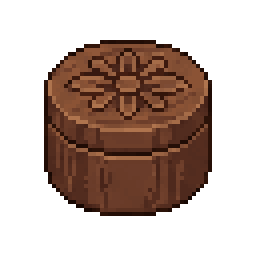
#> input picture lmewimg/item/丁香粉.png, 64 x 64 px (shown 4 times larger)
$ python -i gen_restaurant_patrons.py   (imports and definitions only)
#> lines starting #> are read from the running program, lines starting #| are printed output that depends on the picture
# -*- coding: utf-8 -*-
"""食客立绘 · 出图 + 交付（规格：`docs/ui-pixel/食客立绘_出图提示词.md`）。

规格要点（§1/§2）：
  · 512×512，人物占高约 460~480px，正面站立、手拿小食/茶杯；
  · **纯洋红 #FF00FF 平涂底**（要一键抠底，且不能和白衣服打架）；
  · 像素风、16~24 色、单一主光；禁止大件厨具 / 多人物 / 文字 / 白底。

两处关键实现（都不是照抄提示词能解决的）：

1. **洋红必须留在「精确的 #FF00FF」上。** 交付前要量化到 16~24 色，量化会把洋红挪成
   邻近色（比如 #F20BF2），下游键控的阈值一旦卡死就会漏边。所以量化之后**再按颜色距离
   把洋红吸回精确值**，保证交付的底是干净的。

2. **「封闭的洋红/白块」要出图这一侧就查。** 规格 §4 自己写了上次的坑：道具与白衣服同色，
   抠不干净。判据很干脆：**从画布边框能走到的洋红才是背景**，走不到的洋红块 = 人物身上
   被包住的洞（抠完会在人物身上留一块洋红）。这条比肉眼可靠，所以当硬闸门。

出图按 1024×1024 出、再降到 512×512：直接要 512 模型会画得太平滑，降一半既有像素感、
又正好落在规格的人物占高（92% × 512 ≈ 471px）。

用法：
  python scripts/dev/gen_restaurant_patrons.py --dry-run    # 列出计划，不发请求
  python scripts/dev/gen_restaurant_patrons.py              # 出图（已存在的跳过）
  python scripts/dev/gen_restaurant_patrons.py --only 1,4   # 只出第 1、4 个
环境变量：AIDJ_API_KEY
"""
import argparse
import importlib.util
import io
import re
import sys
import time
from concurrent.futures import ThreadPoolExecutor, as_completed
from pathlib import Path

from PIL import Image, ImageDraw

HERE = Path(__file__).resolve().parent
ROOT = HERE.parent.parent
SPEC_MD = ROOT / "docs" / "ui-pixel" / "食客立绘_出图提示词.md"
RAW_DIR = ROOT / "docs" / "ui-pixel" / "restaurant" / "patrons-raw"
OUT_DIR = ROOT / "public" / "images" / "restaurant" / "patrons"

EXPORT = 512
REQUEST = "1024x1024"        # 出大图再降一半（见模块说明）
COLORS = 24                  # 规格：16~24 色
MAGENTA = (255, 0, 255)
MAGENTA_TOL = 150            # 量化后把「离洋红足够近」的像素吸回精确洋红（曼哈顿距离）
WORKERS = 3                  # 5 会把上游打满
RETRIES = 4

# ── 头身比：用户看第一版就说「都太大头娃娃了」 ────────────────────────────────
# 这套项目里**同一个坑踩过第二次了**（敌绘那 248 张，见记忆 lmew-enemy-sprite-workflow）：
# 模型默认往 chibi 走，而且**结尾补一句「six to seven heads tall」不管用** —— 早期 token 权重更高。
# 所以这里把修正句插在**开头**（紧跟 "standing idle pose,"），并同时：
#   · 要求「两条腿都完整可见、腿比躯干长」（只写身高没用：模型会把身体缩短而不是加长腿）；
#   · 负向词里加上 dwarf / bobblehead / oversized head 一整套。
# 另外规格模板里的 "cute" 本身就是 chibi 的推手，替换掉。
PROPORTION_ADULT = (
    "FULL ADULT PROPORTIONS: about six to seven heads tall, realistic build, a proper neck, "
    "BOTH LEGS FULLY VISIBLE and longer than the torso, head no larger than one sixth of the "
    "total figure height"
)
# 规格 §3 里确有小孩与少女，这两种要**真儿童比例**（4~5 头身），而不是 bobblehead
PROPORTION_CHILD = (
    "A REAL CHILD'S PROPORTIONS: about four to five heads tall, a proper neck, BOTH LEGS FULLY "
    "VISIBLE, head no larger than one quarter of the total figure height - a normal child, "
    "NOT a chibi and NOT a bobblehead"
)
PROPORTION_NEG = (
    "chibi, super-deformed, bobblehead, oversized head, huge head, big head, doll proportions, "
    "dwarf, stubby body, short legs, legs shorter than the torso, no neck, toddler proportions, "
    "mascot proportions"
)

# §3 的装扮清单：1~10 各一个，11~20 是「同款换发色/配色」（规格明说这也算新人物）
# 第三项 True = 真儿童（用儿童比例），False = 成人
VARIANTS = [
    ("elderly-man", False, "an elderly man in a plain cloth robe and a woven bamboo hat, holding a teacup"),
    ("elderly-woman", False, "an elderly woman in a front-buttoned jacket and apron, carrying a small vegetable basket"),
    ("young-woman", False, "a young woman in a plain long dress with a hairpin, holding a small bowl"),
    ("girl", True, "a young girl in a short jacket with her hair in two buns, holding a candied hawthorn skewer"),
    ("sturdy-man", False, "a sturdy middle-aged man in a short work jacket with a sweat towel around his neck"),
    ("scholar", False, "a scholar in a long robe holding a closed folding fan"),
    ("merchant", False, "a merchant in a round-collar robe holding a small abacus"),
    ("child", True, "a small child in children's clothes hugging a steamed bun"),
    ("porter", False, "a porter in a sleeveless vest with a carrying pole resting on one shoulder"),
    ("honoured-guest", False, "a wealthy honoured guest in a brocade outer robe with a jade pendant"),
    ("elderly-man-2", False, "an elderly man with grey hair and a beard, in a dark blue cloth robe, holding a teacup"),
    ("elderly-woman-2", False, "an elderly woman with silver hair in a rust-red jacket, carrying a basket of greens"),
    ("young-woman-2", False, "a young woman with black hair in a green long dress, holding a small porcelain bowl"),
    ("girl-2", True, "a young girl with brown hair in two buns and a pink short jacket, holding a candied skewer"),
    ("sturdy-man-2", False, "a broad middle-aged man in a brown short jacket and headband, arms relaxed"),
    ("scholar-2", False, "a young scholar in a pale grey long robe holding an open folding fan"),
    ("merchant-2", False, "a plump merchant in a purple round-collar robe counting on a small abacus"),
    ("child-2", True, "a small child with a shaved head in yellow children's clothes holding a steamed bun"),
    ("porter-2", False, "a wiry porter in a dark vest with a carrying pole, a straw hat on his back"),
    ("honoured-guest-2", False, "a dignified guest in a deep green brocade robe with a jade pendant, holding a teacup"),
]

_spec = importlib.util.spec_from_file_location("gen", HERE / "gen_pixel_food_assets.py")
gen = importlib.util.module_from_spec(_spec)
# [1 line not run here, left out]


# [27 lines left out: functions load_template, build_prompt, not called in this run]


def is_magenta(c, tol=40):
    """是否算洋红。🔴 三个通道都要减对目标值：洋红是 (255,0,255)，写成 |r-255|+|g|+|b|
    会把 B 漏掉，于是**精确洋红本身**都判为「不是洋红」（第一版就踩了，边框占比报 0.000）。"""
    return abs(c[0] - MAGENTA[0]) + abs(c[1] - MAGENTA[1]) + abs(c[2] - MAGENTA[2]) <= tol


def snap_magenta(img):
    """把「离洋红足够近」的像素吸回精确 #FF00FF。

    量化会把洋红挪成邻近色；下游按固定阈值键控时这就是漏边的来源。
    另外把近白像素也报出来（规格禁止白底，且白衣服和白底同色是上次翻车的点）。
    """
    px = img.load()
    w, h = img.size
    snapped = 0
    for y in range(h):
        for x in range(w):
            r, g, b = px[x, y][:3]
            if abs(r - MAGENTA[0]) + abs(g - MAGENTA[1]) + abs(b - MAGENTA[2]) <= MAGENTA_TOL:
                px[x, y] = MAGENTA + (255,)
                snapped += 1
    return snapped


# [71 lines left out: function audit, not called in this run]


def body_bbox(img):
    """非洋红像素的包围盒（人物本体）。"""
    px = img.load()
    w, h = img.size
    xs, ys = [], []
    for y in range(h):
        for x in range(w):
            if not is_magenta(px[x, y][:3]):
                xs.append(x)
                ys.append(y)
    if not xs:
        return None
    return min(xs), min(ys), max(xs), max(ys)


def fit_height(img, target=0.92, tol=0.02):
    """把人物占高归到规格的 92%（±2% 内不动，免得白白重采样）。

    🔴 为什么要这一步：实测模型会把人物画到占高 97%（竹笠快顶到画布上沿），
    而规格要 460~480px / 512（= 90~94%）—— 上沿要留白，代码还要在脚下画接地阴影。
    做法是「裁到人物 → 按目标高度缩放 → 居中贴回洋红画布」，不动构图也不裁人物。
    """
    box = body_bbox(img)
    if box is None:
        return img, None
    x0, y0, x1, y1 = box
    cur = (y1 - y0 + 1) / img.height
    if abs(cur - target) <= tol:
        return img, cur
    sprite = img.crop((x0, y0, x1 + 1, y1 + 1))
    scale = (img.height * target) / sprite.height
    sprite = sprite.resize((max(1, round(sprite.width * scale)),
                            max(1, round(sprite.height * scale))), Image.LANCZOS)
    canvas = Image.new("RGB", img.size, MAGENTA)
    canvas.paste(sprite, ((img.width - sprite.width) // 2,
                          (img.height - sprite.height) // 2))
    return canvas, cur


def process(raw_path):
    """原始出图 → 512×512 交付图（降采样 → 归人物占高 → 量化 → 洋红吸回）。"""
#> called with raw_path = '../../lmewimg/item/丁香粉.png'
    im = Image.open(raw_path).convert("RGB").resize((EXPORT, EXPORT), Image.LANCZOS)
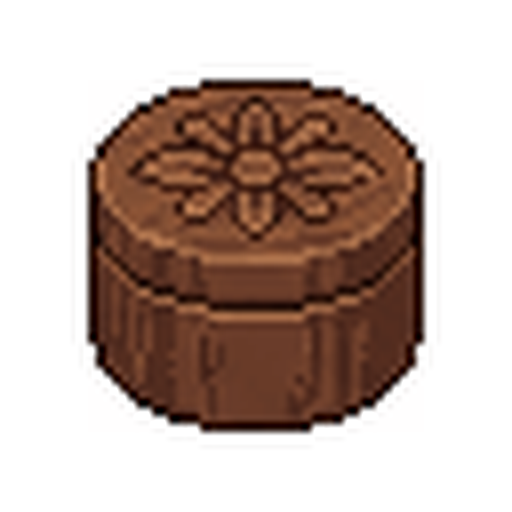
#> im: PIL image 512x512 RGB; mean R, G, B 193.2, 176, 168.4
    im, _ = fit_height(im)
#> in fit_height, `box = body_bbox(img)`: box = (0, 0, 511, 511)
#> in fit_height, `x0, y0, x1, y1 = box`: x0 = 0; x1 = 511
#> in fit_height, `cur = (y1 - y0 + 1) / img.height`: cur = 1
#> in fit_height, `canvas = Image.new("RGB", img.size, MAGENTA)`:
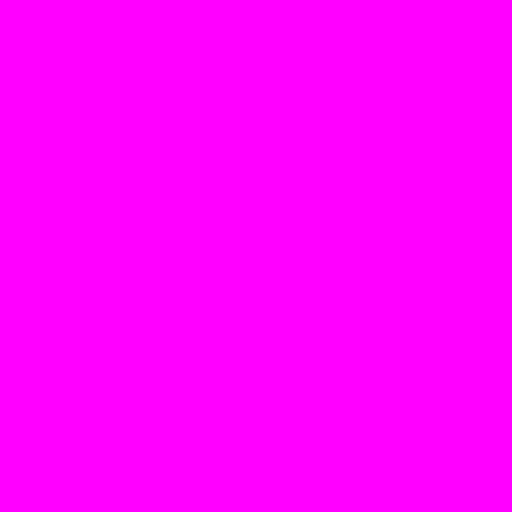
#> canvas: PIL image 512x512 RGB; mean R, G, B 255, 0, 255
#> in fit_height, `canvas.paste(sprite, ((img.width - sprite.width) // 2, (img.height - s..`:
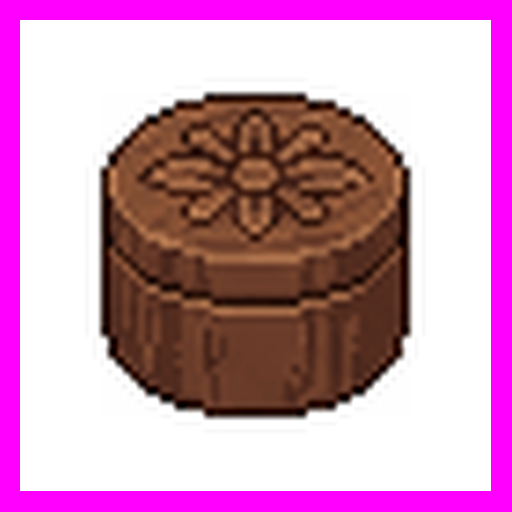
#> canvas: PIL image 512x512 RGB; mean R, G, B 202.7, 148.9, 181.7
    quant = im.quantize(colors=COLORS, method=Image.MAXCOVERAGE).convert("RGB")
    snap_magenta(quant)
#> after the loop in snap_magenta, `for y in range(h):`: snapped = 40303
    return quant


# [73 lines left out: functions one, main, not called in this run]


# [2 lines not run here, left out]

>>> result = process('../../lmewimg/item/丁香粉.png')

$ run again, on lmewimg/item/山珍羊肉炉.png
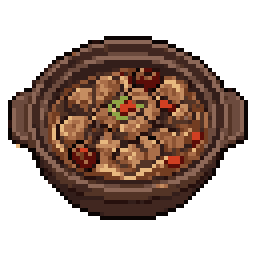
#> input picture lmewimg/item/山珍羊肉炉.png, 64 x 64 px (shown 4 times larger)
#> in process, `im = Image.open(raw_path).convert("RGB").resize((EXPORT, EXPORT), Imag..`:
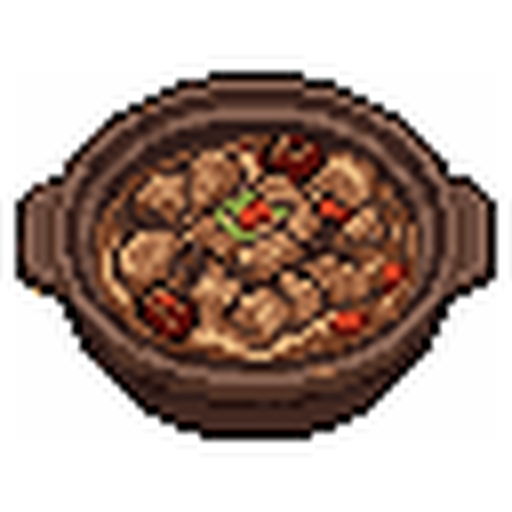
#> im: PIL image 512x512 RGB; mean R, G, B 178.7, 161, 152.5
#> box = (0, 0, 511, 511)
#> x0 = 0; x1 = 511
#> cur = 1
#> in process, `quant = im.quantize(colors=COLORS, method=Image.MAXCOVERAGE).convert("..`:
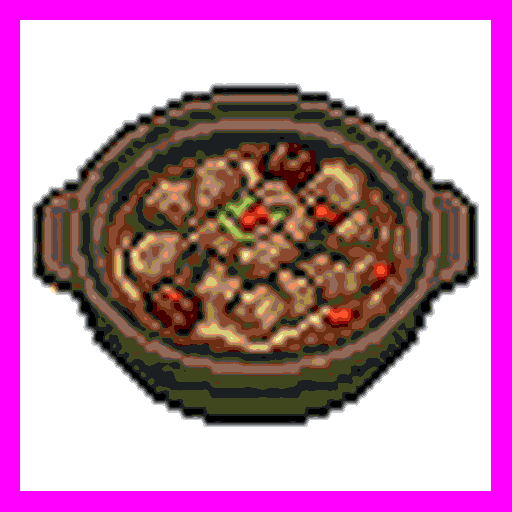
#> quant: PIL image 512x512 RGB; mean R, G, B 188.6, 138.4, 168.8
#> after the loop in snap_magenta, `for y in range(h):`: snapped = 40303
